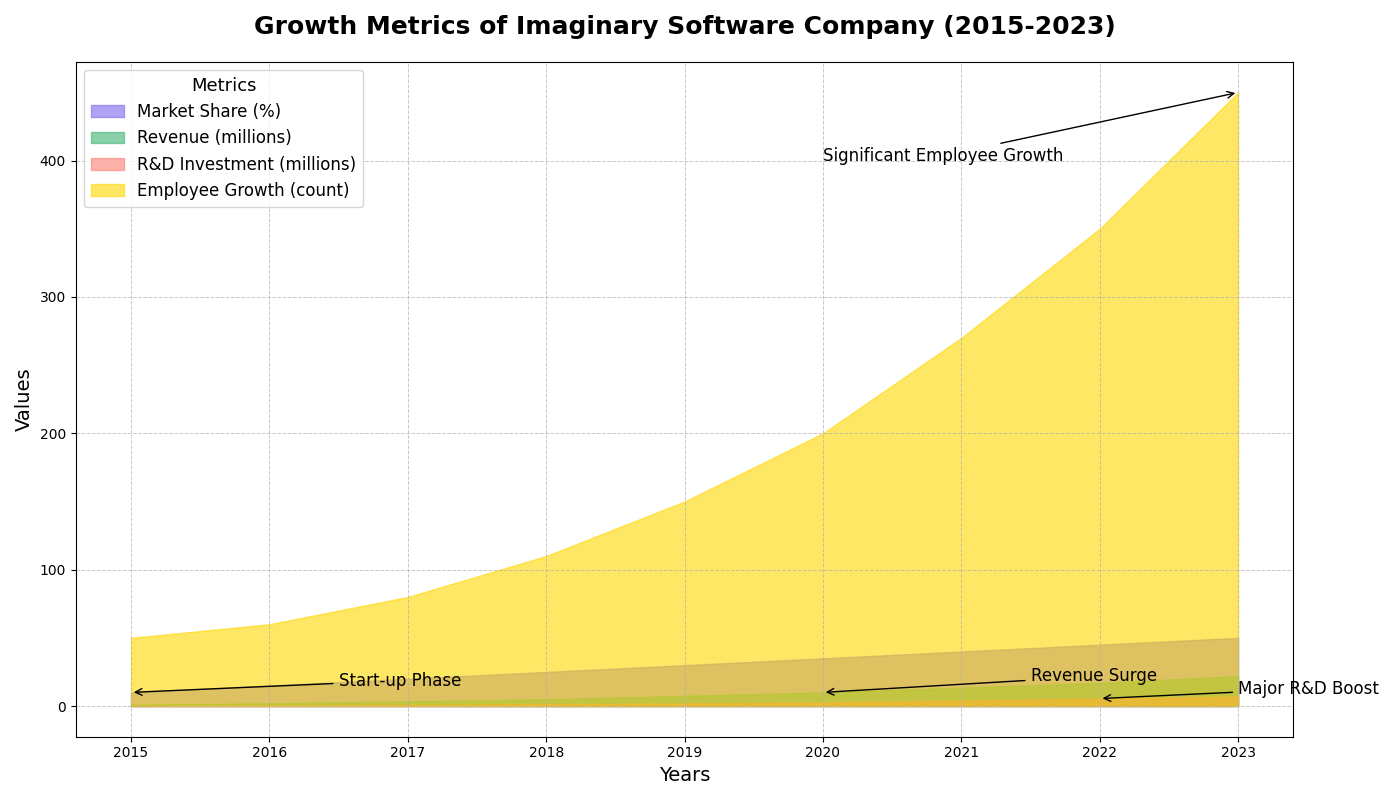

Write Python code to recreate this figure.
import matplotlib.pyplot as plt
import numpy as np

# Define the years and corresponding values for different metrics
years = np.array([2015, 2016, 2017, 2018, 2019, 2020, 2021, 2022, 2023])
market_share = np.array([10, 15, 20, 25, 30, 35, 40, 45, 50])
revenue = np.array([1, 2, 3.5, 5, 7.5, 10, 13.5, 17, 22])
rnd_investment = np.array([0.2, 0.5, 0.8, 1.2, 1.8, 2.5, 4, 5.5, 7])
employee_growth = np.array([50, 60, 80, 110, 150, 200, 270, 350, 450])

# Create figure and axis
fig, ax = plt.subplots(figsize=(14, 8))

# Plot area charts for different metrics
ax.fill_between(years, market_share, color='mediumslateblue', alpha=0.6, label='Market Share (%)')
ax.fill_between(years, revenue, color='mediumseagreen', alpha=0.6, label='Revenue (millions)')
ax.fill_between(years, rnd_investment, color='salmon', alpha=0.6, label='R&D Investment (millions)')
ax.fill_between(years, employee_growth, color='gold', alpha=0.6, label='Employee Growth (count)')

# Title and labels
ax.set_title('Growth Metrics of Imaginary Software Company (2015-2023)', fontsize=18, fontweight='bold', pad=20)
ax.set_xlabel('Years', fontsize=14)
ax.set_ylabel('Values', fontsize=14)

# Add legend
ax.legend(loc='upper left', fontsize=12, title='Metrics', title_fontsize='13')

# Add grids
ax.grid(True, linestyle='--', linewidth=0.7, alpha=0.7)

# Annotate critical points on the charts
ax.annotate('Start-up Phase', xy=(2015, market_share[0]), xytext=(2016.5, 15),
            arrowprops=dict(facecolor='black', arrowstyle='->'), fontsize=12, color='black')

ax.annotate('Revenue Surge', xy=(2020, revenue[5]), xytext=(2021.5, 18),
            arrowprops=dict(facecolor='black', arrowstyle='->'), fontsize=12, color='black')

ax.annotate('Major R&D Boost', xy=(2022, rnd_investment[7]), xytext=(2023, 9),
            arrowprops=dict(facecolor='black', arrowstyle='->'), fontsize=12, color='black')

ax.annotate('Significant Employee Growth', xy=(2023, employee_growth[8]), xytext=(2020, 400),
            arrowprops=dict(facecolor='black', arrowstyle='->'), fontsize=12, color='black')

# Automatically adjust layout
plt.tight_layout()

# Display the plot
plt.show()
